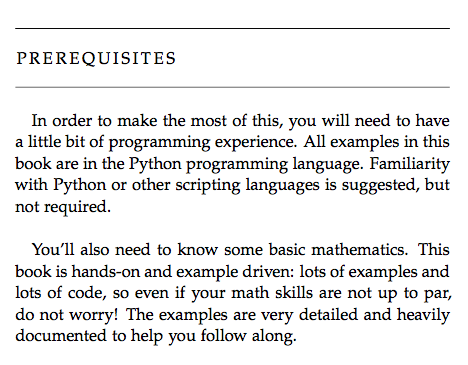
#> input picture images/ocr/example_03.png, 468 x 365 px
$ python ocr.py
#> lines starting #> are read from the running program, lines starting #| are printed output that depends on the picture; after the words box and inside, x2 and y2 are one past the last pixel; in counts of white or black regions, pixels touching at a corner belong together
# import the necessary packages
from PIL import Image
import pytesseract
import argparse
import cv2
import os

# construct the argument parse and parse the arguments
ap = argparse.ArgumentParser()
ap.add_argument("-i", "--image", default='../../images/ocr/example_03.png',
                help="path to input image to be OCR'd")
ap.add_argument("-p", "--preprocess", type=str, default="thresh",
                help="type of preprocessing to be done")
args = vars(ap.parse_args())

# load the example image and convert it to grayscale
image = cv2.imread(args["image"])
#> image is the input picture: shape (365, 468, 3); mean B, G, R 234.3, 234.1, 234.2

# resize image
image = cv2.resize(image, (500, 500))
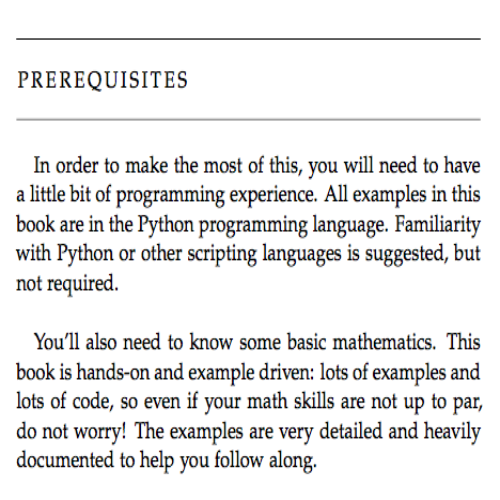
#> image: shape (500, 500, 3); mean B, G, R 234.3, 234.1, 234.2
# image = cv2.resize(image, (0, 0), fx=0.2, fy=0.2)

gray = cv2.cvtColor(image, cv2.COLOR_BGR2GRAY)
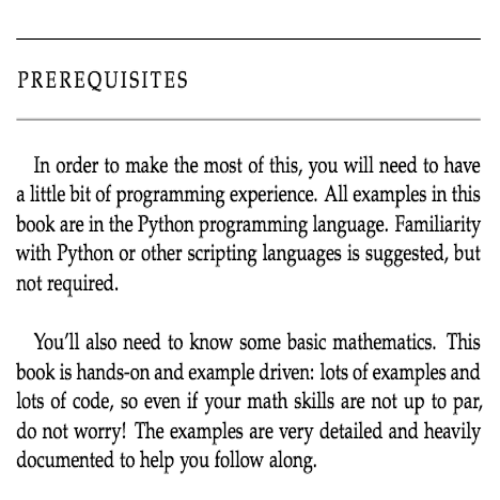
#> gray: shape (500, 500); min 0, max 255, mean 234.2

# check to see if we should apply thresholding to preprocess the
# image
if args["preprocess"] == "thresh":
    gray = cv2.threshold(gray, 0, 255,
                         cv2.THRESH_BINARY | cv2.THRESH_OTSU)[1]
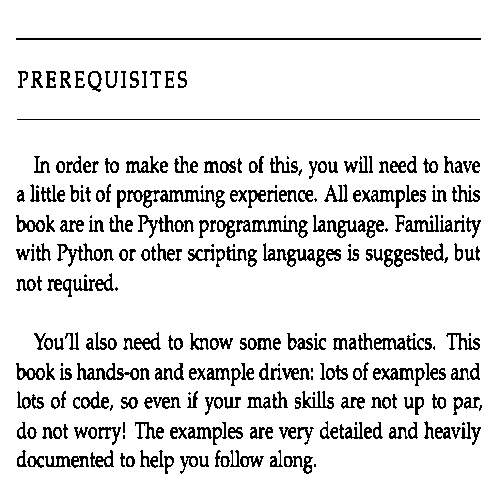
#> gray: shape (500, 500); 89.2% white; black in thin lines or dots, all inside (x1, y1, x2, y2) = (16, 38, 482, 474)

# make a check to see if median blurring should be done to remove
# noise
elif args["preprocess"] == "blur":
    gray = cv2.medianBlur(gray, 3)

# write the grayscale image to disk as a temporary file so we can
# apply OCR to it
filename = "{}.png".format(os.getpid())
cv2.imwrite(filename, gray)

# load the image as a PIL/Pillow image, apply OCR, and then delete
# the temporary file
#> (the run stopped early here; a loop or call above may not have finished)

$ run again, with images/ocr/example_02.png copied over images/ocr/example_03.png
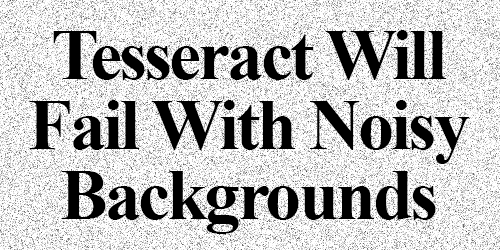
#> input picture images/ocr/example_02.png, 500 x 250 px
#> image is the input picture: shape (250, 500, 3); min 0, max 255, mean 189.9
#> `image = cv2.resize(image, (500, 500))`:
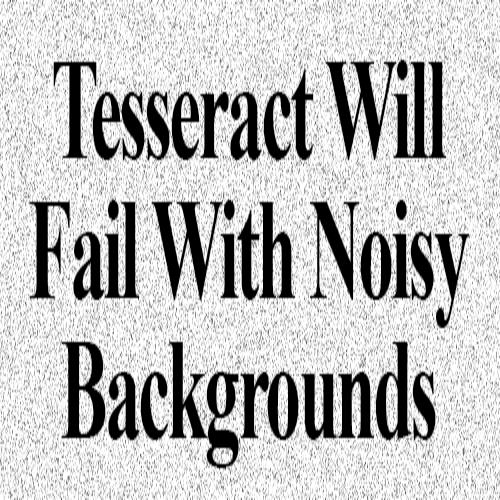
#> image: shape (500, 500, 3); min 0, max 255, mean 190
#> `gray = cv2.threshold(gray, 0, 255, cv2.THRESH_BINARY | cv2.THRESH_OTSU..`:
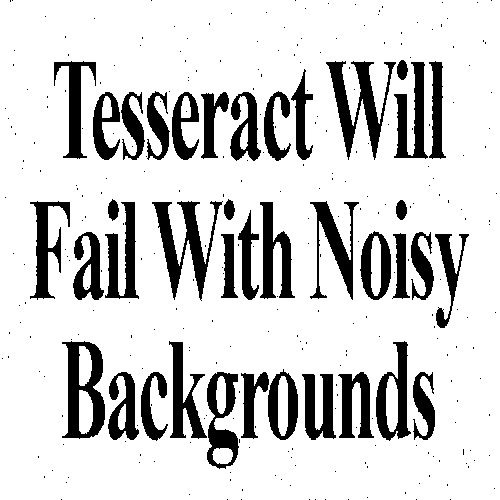
#> gray: shape (500, 500); 82.3% white; 314 black regions (275 under 20 px), largest, box (x1, y1, x2, y2) and area: (152, 201, 223, 301) 2387, (326, 61, 396, 160) 2362, (62, 341, 105, 439) 2245

$ run again, with images/ocr/example_05.png copied over images/ocr/example_03.png
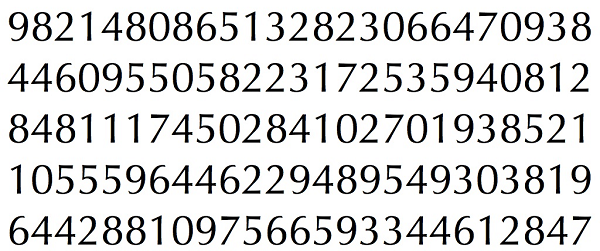
#> input picture images/ocr/example_05.png, 600 x 251 px
#> image is the input picture: shape (251, 600, 3); mean B, G, R 217.5, 217.7, 217.6
#> `image = cv2.resize(image, (500, 500))`:
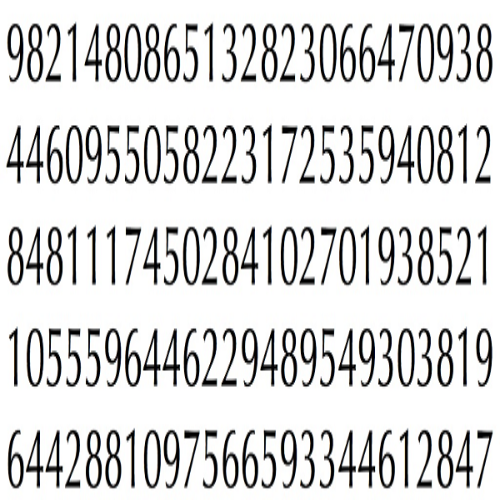
#> image: shape (500, 500, 3); mean B, G, R 217.4, 217.6, 217.5
#> `gray = cv2.threshold(gray, 0, 255, cv2.THRESH_BINARY | cv2.THRESH_OTSU..`:
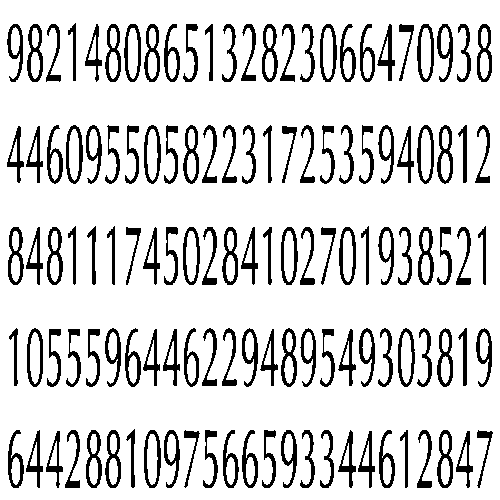
#> gray: shape (500, 500); 84.3% white; 125 black regions, largest, box (x1, y1, x2, y2) and area: (418, 227, 434, 285) 422, (27, 24, 43, 82) 420, (281, 328, 297, 387) 419
